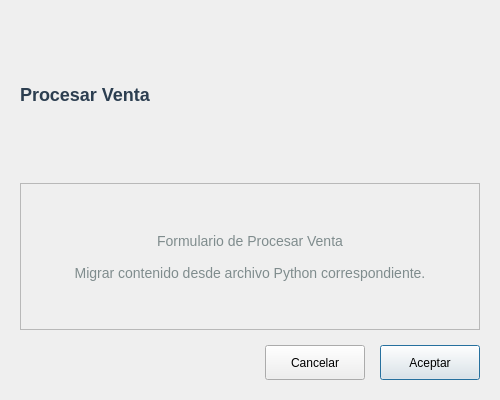
<?xml version="1.0" encoding="UTF-8"?>
<ui version="4.0">
 <class>SalesProcessDialog</class>
 <widget class="QDialog" name="SalesProcessDialog">
  <property name="geometry">
   <rect>
    <x>0</x>
    <y>0</y>
    <width>500</width>
    <height>400</height>
   </rect>
  </property>
  <property name="windowTitle">
   <string>Procesar Venta</string>
  </property>
  <property name="modal">
   <bool>true</bool>
  </property>
  <layout class="QVBoxLayout" name="mainLayout">
   <property name="spacing">
    <number>15</number>
   </property>
   <property name="leftMargin">
    <number>20</number>
   </property>
   <property name="topMargin">
    <number>20</number>
   </property>
   <property name="rightMargin">
    <number>20</number>
   </property>
   <property name="bottomMargin">
    <number>20</number>
   </property>
   
   <item>
    <widget class="QLabel" name="lblTitle">
     <property name="text">
      <string>Procesar Venta</string>
     </property>
     <property name="styleSheet">
      <string>font-size: 18px; font-weight: bold; color: #2c3e50;</string>
     </property>
    </widget>
   </item>
   
   <item>
    <widget class="QFrame" name="frameContent">
     <property name="frameShape">
      <enum>QFrame::StyledPanel</enum>
     </property>
     <layout class="QVBoxLayout" name="contentLayout">
      <item>
       <widget class="QLabel" name="lblPlaceholder">
        <property name="text">
         <string>Formulario de Procesar Venta

Migrar contenido desde archivo Python correspondiente.</string>
        </property>
        <property name="alignment">
         <set>Qt::AlignCenter</set>
        </property>
        <property name="styleSheet">
         <string>color: #7f8c8d; font-size: 14px; padding: 20px;</string>
        </property>
       </widget>
      </item>
     </layout>
    </widget>
   </item>
   
   <item>
    <layout class="QHBoxLayout" name="buttonLayout">
     <item>
      <spacer name="buttonSpacer">
       <property name="orientation">
        <enum>Qt::Horizontal</enum>
       </property>
       <property name="sizeHint" stdset="0">
        <size>
         <width>40</width>
         <height>20</height>
        </size>
       </property>
      </spacer>
     </item>
     <item>
      <widget class="QPushButton" name="btnCancel">
       <property name="text">
        <string>Cancelar</string>
       </property>
       <property name="minimumSize">
        <size>
         <width>100</width>
         <height>35</height>
        </size>
       </property>
      </widget>
     </item>
     <item>
      <widget class="QPushButton" name="btnAccept">
       <property name="text">
        <string>Aceptar</string>
       </property>
       <property name="default">
        <bool>true</bool>
       </property>
       <property name="minimumSize">
        <size>
         <width>100</width>
         <height>35</height>
        </size>
       </property>
      </widget>
     </item>
    </layout>
   </item>
  </layout>
 </widget>
 
 <resources/>
 <connections>
  <connection>
   <sender>btnCancel</sender>
   <signal>clicked()</signal>
   <receiver>SalesProcessDialog</receiver>
   <slot>reject()</slot>
  </connection>
 </connections>
</ui>
